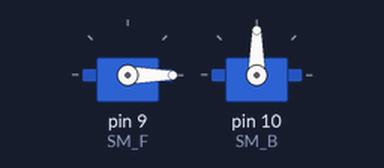
A sketch run on a simulated Arduino Uno, built with avr-gcc and run on an emulated ATmega328P. Parts: 2 × servo.

Above: at 0.1 s.
At 1.1 s:
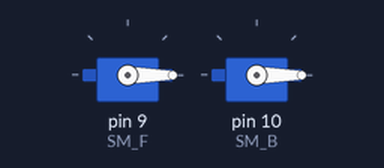
Timing chart, 0 to 2.6 s (numbered marks = the images above):
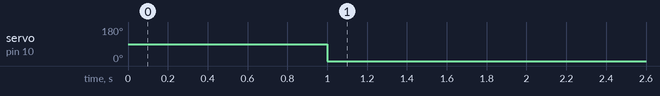

The sketch:

ServoMotor.ino
```cpp
//Servo motor
#include <Servo.h>
Servo myservo_F;
Servo myservo_B;
#define SM_F 9
#define SM_B 10

void setup() {
  myservo_F.attach(SM_F);
  myservo_B.attach(SM_B);
}

void loop() {
  myservo_F.write(0);
  delay(1000);
  myservo_B.write(0);
  delay(1000);
}
```

Measured:
- by itself, servo on pin 10 (SM_B): 90° → 0° at 1.0 s
